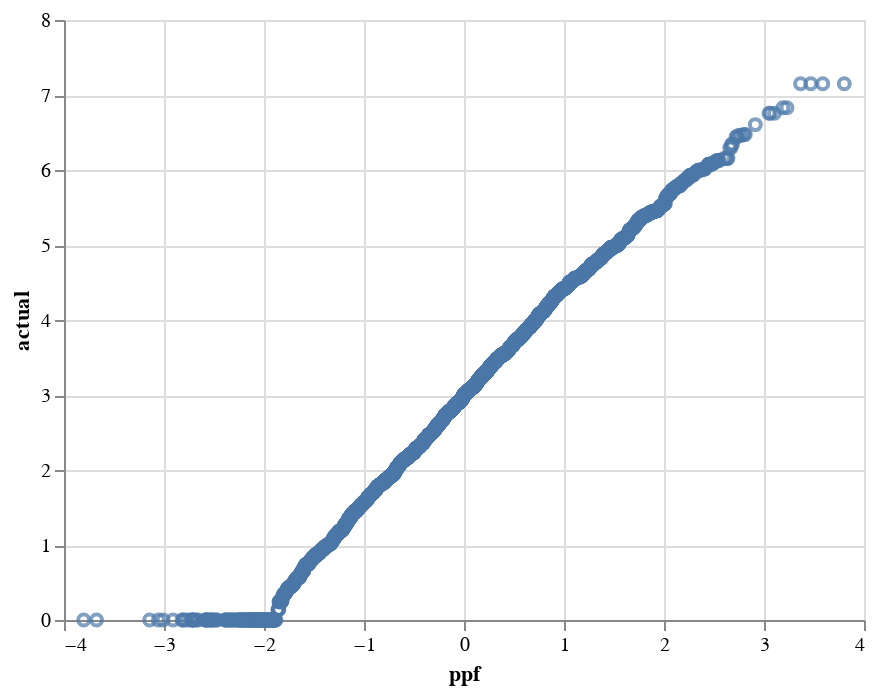

The cell this chart's notebook holds for it:
### Code cell
import altair as alt

alt.Chart(df.sample(n=5000)).mark_point().encode(x='ppf', y='actual')

### Figure 1 — Vega-Lite specification as saved in the notebook (floating-point values rounded to 4 significant figures; data arrays with more than 128 entries replaced by an {"elided": "..."} marker saying what was removed)
{"$schema": "https://vega.github.io/schema/vega-lite/v3.4.0.json", "config": {"mark": {"tooltip": null}, "view": {"height": 300, "width": 400}}, "data": {"name": "data-740283bbdfb9e741898202cc818fe3a5"}, "datasets": {"data-740283bbdfb9e741898202cc818fe3a5": {"elided": "5000 records"}}, "encoding": {"x": {"field": "ppf", "type": "quantitative"}, "y": {"field": "actual", "type": "quantitative"}}, "mark": "point"}
